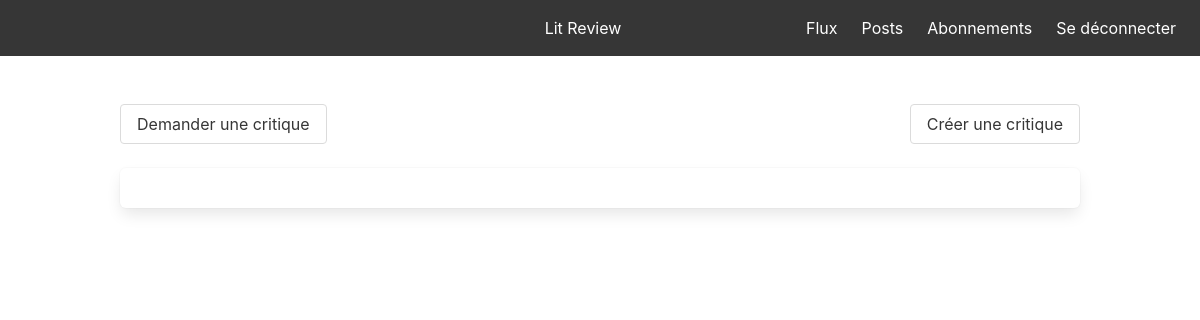
Before: / with the older database file.
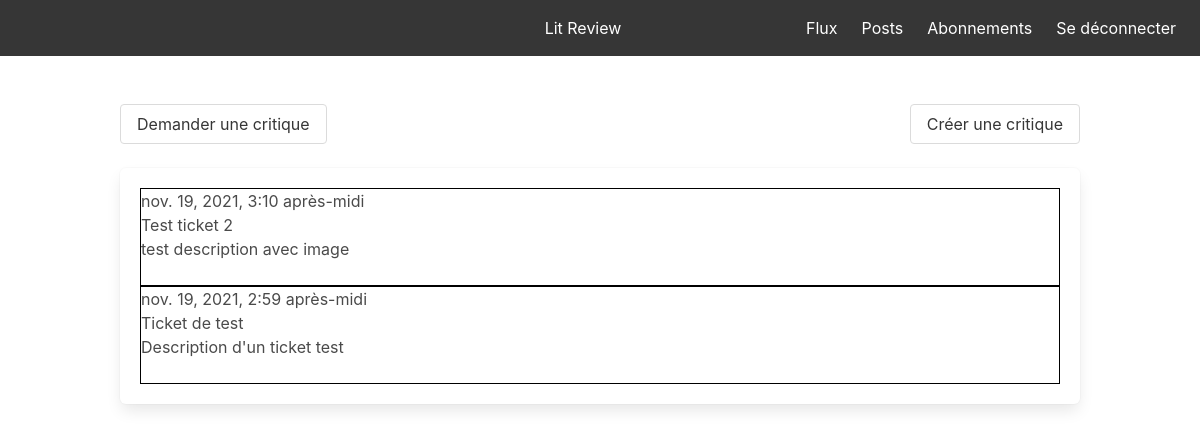
After: the same page with the newer database file.
### flux/models.py (models this page shows)
class Ticket(models.Model):
    title = models.CharField(max_length=128)
    description = models.TextField(max_length=2048, blank=True)
    user = models.ForeignKey(to=settings.AUTH_USER_MODEL, on_delete=models.CASCADE)
    image = models.ImageField(null=True, blank=True)
    time_created = models.DateTimeField(auto_now_add=True)

### flux/views.py (the view)
# urls.py: path('', view_index, name='index'),
def view_index(request):
    all_tickets = Ticket.objects.all()
    all_tickets = all_tickets.annotate(content_type=Value('TICKET', CharField()))
    ticket = sorted(chain(all_tickets), key=lambda instance: instance.time_created, reverse=True)
    return render(request, 'home.html', {'tickets': ticket})

### flux/templates/home.html (shortened to what this page needs)
<!DOCTYPE html>
<html lang="en">
<head>
    <link rel="stylesheet" href="https://cdn.jsdelivr.net/npm/bulma@0.9.3/css/bulma.min.css">
</head>
<body>
<nav class="navbar is-dark is-transparent" role="navigation" aria-label="main navigation">
    <div class="navbar-brand">
        <a class="navbar-item">
        </a>
    </div>
    <div class="navbar-menu">
        <div class="navbar-start" style="flex-grow: 1; justify-content: center;">
            <h1 class="navbar-item" style="left: 150px;">Lit Review</h1>
        </div>
        <div class="navbar-end">
            <div class="navbar-item">
                <a class="navbar-item has-text-white">
                    Flux
                </a>
                <a class="navbar-item has-text-white">
                    Posts
                </a>
                <a class="navbar-item has-text-white">
                    Abonnements
                </a>
                <a class="navbar-item has-text-white" href="{% url 'accounts:logout' %}">
                    Se déconnecter
                </a>
            </div>
        </div>
    </div>
</nav>
<section class="section">
    <div class="container">
        <div class="columns is-vcentered">
            <div class="column is-centered">
                {% block ticket %}
                    <div class="buttons" style="justify-content: space-between;">
                        <a class="button" href="{% url 'flux:create_ticket' %}">Demander une critique</a>
                        <a class="button is-right" href="{% url 'flux:create_ticket' %}">Créer une critique</a>
                    </div>
                    <div class="box">
                        <p>
                            {% for ticket in tickets %}
                                {% if ticket.content_type == 'TICKET' %}
                                    {% include 'ticket_snippet.html' %}
                                {% elif ticket.content_type == 'REVIEW' %}
                                    {% include 'review_snippet.html' %}
                                {% endif %}
                            {% endfor %}
                        </p>
                    </div>
                {% endblock %}
            </div>
        </div>
    </div>
</section>
</body>
</html>

### flux/templates/ticket_snippet.html (shortened to what this page needs)
<div style="border: 1px solid black;">
    <p>{{ ticket.time_created }}</p>
    <p>{{ ticket.title }}</p>
    <p>{{ ticket.description }}</p>
</div>

Changed rows visible on the page:
added Ticket: time_created "nov. 19, 2021, 3:10 après-midi", title "Test ticket 2", description "test description avec image"
added Ticket: time_created "nov. 19, 2021, 2:59 après-midi", title "Ticket de test", description "Description d'un ticket test"
